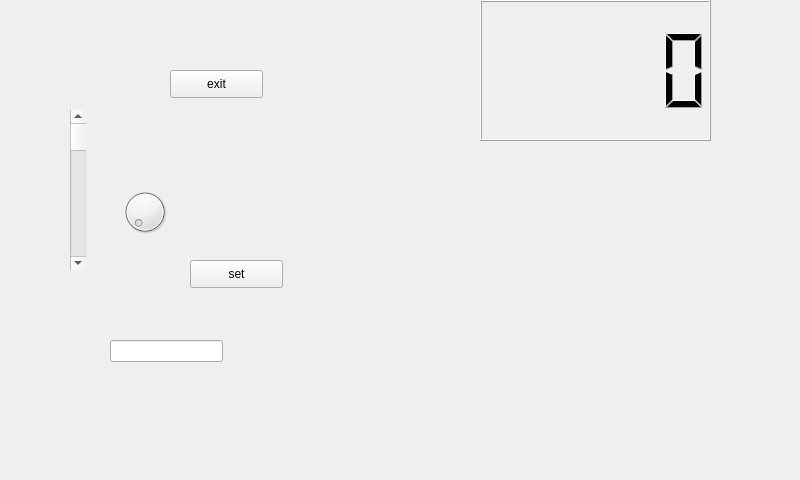
<?xml version="1.0" encoding="UTF-8"?>
<ui version="4.0">
 <class>program1</class>
 <widget class="QMainWindow" name="program1">
  <property name="geometry">
   <rect>
    <x>0</x>
    <y>0</y>
    <width>800</width>
    <height>480</height>
   </rect>
  </property>
  <property name="windowTitle">
   <string>program1</string>
  </property>
  <property name="windowIcon">
   <iconset resource="zdjecia.qrc">
    <normaloff>:/ikony/4083.jpg</normaloff>:/ikony/4083.jpg</iconset>
  </property>
  <widget class="QWidget" name="centralWidget">
   <widget class="QPushButton" name="pushButton_exit">
    <property name="geometry">
     <rect>
      <x>170</x>
      <y>70</y>
      <width>93</width>
      <height>28</height>
     </rect>
    </property>
    <property name="text">
     <string>exit</string>
    </property>
   </widget>
   <widget class="QLCDNumber" name="lcdNumber">
    <property name="geometry">
     <rect>
      <x>480</x>
      <y>0</y>
      <width>231</width>
      <height>141</height>
     </rect>
    </property>
   </widget>
   <widget class="QPushButton" name="pushButton_setNumber">
    <property name="geometry">
     <rect>
      <x>190</x>
      <y>260</y>
      <width>93</width>
      <height>28</height>
     </rect>
    </property>
    <property name="text">
     <string>set</string>
    </property>
   </widget>
   <widget class="QLineEdit" name="lineEdit">
    <property name="geometry">
     <rect>
      <x>110</x>
      <y>340</y>
      <width>113</width>
      <height>22</height>
     </rect>
    </property>
    <property name="readOnly">
     <bool>false</bool>
    </property>
   </widget>
   <widget class="QDial" name="dial">
    <property name="geometry">
     <rect>
      <x>120</x>
      <y>180</y>
      <width>50</width>
      <height>64</height>
     </rect>
    </property>
   </widget>
   <widget class="QScrollBar" name="verticalScrollBar">
    <property name="geometry">
     <rect>
      <x>70</x>
      <y>110</y>
      <width>16</width>
      <height>160</height>
     </rect>
    </property>
    <property name="orientation">
     <enum>Qt::Vertical</enum>
    </property>
   </widget>
   <widget class="QLabel" name="label">
    <property name="geometry">
     <rect>
      <x>280</x>
      <y>130</y>
      <width>431</width>
      <height>321</height>
     </rect>
    </property>
    <property name="styleSheet">
     <string notr="true">image: url(:/ikony/4083.jpg);</string>
    </property>
    <property name="text">
     <string/>
    </property>
   </widget>
  </widget>
 </widget>
 <layoutdefault spacing="6" margin="11"/>
 <resources>
  <include location="zdjecia.qrc"/>
 </resources>
 <connections>
  <connection>
   <sender>pushButton_exit</sender>
   <signal>clicked()</signal>
   <receiver>program1</receiver>
   <slot>close()</slot>
   <hints>
    <hint type="sourcelabel">
     <x>205</x>
     <y>86</y>
    </hint>
    <hint type="destinationlabel">
     <x>46</x>
     <y>110</y>
    </hint>
   </hints>
  </connection>
 </connections>
</ui>
